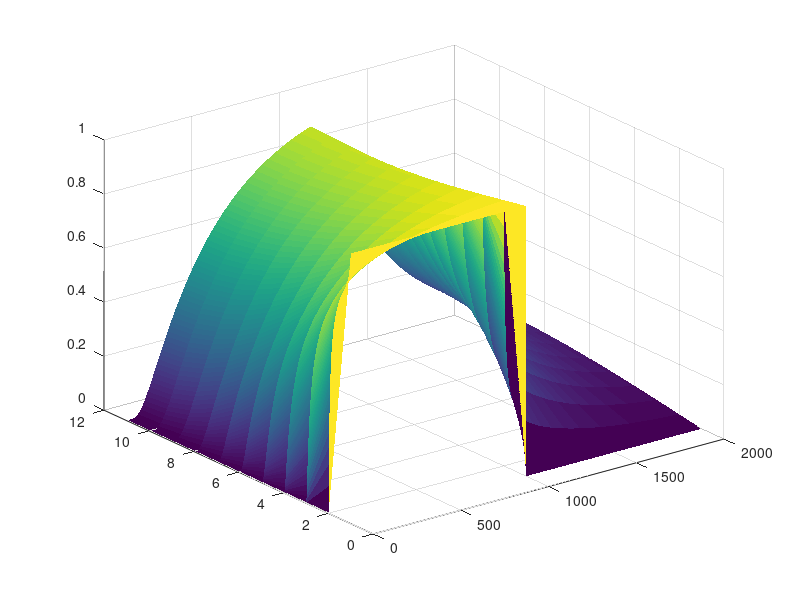
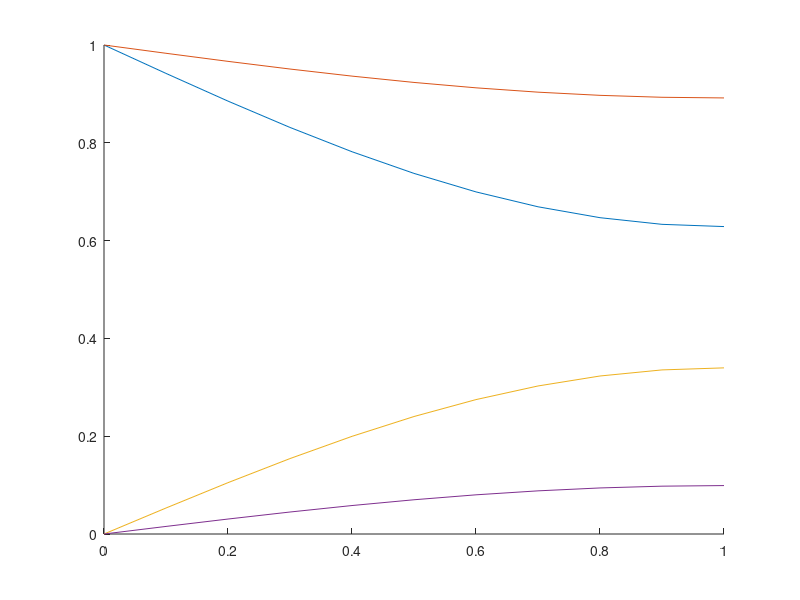

MATLAB code to generate these figures, in order:
clear
N=[10 20 40];
tau=[0.5,1,1.5,2];
h=1./N(1);
hspan=linspace(0,1,N(1)+1);
A=(1/h^2)*full(gallery('tridiag',N(1),1,-2,1));
A(10,9)=200;
tend=2;
deltt=0.001;
tspan=linspace(deltt,tend,tend/deltt);
u0=zeros(length(N(1)));
u0(1)=1;
u=zeros(N(1),length(tspan));
%u(1,1)=1;
%u(1,tspan<=1)=1;
%b=zeros(1,N(1));
%b(1)=1;
%u(2,:)=A/b;
for tt=2:length(tspan)
    b=zeros(N(1),1);
    if tspan(tt-1)<=1
        b(1)=1/h^2;
    end
    %u(tt-1,:)=A\b';
    u(:,tt)= u(:,tt-1)+deltt*(A*u(:,tt-1)+b);
end
%% assignment 1
U=zeros(N(1)+1,length(tspan));
U(1,tspan<=1)=1;
U(2:end,:)=u;
figure
surf(U,'LineStyle','none');
figure
hold on
plot(hspan,U(:,0.5/deltt));
plot(hspan,U(:,1/deltt));
plot(hspan,U(:,1.5/deltt));
plot(hspan,U(:,2/deltt));
hold off